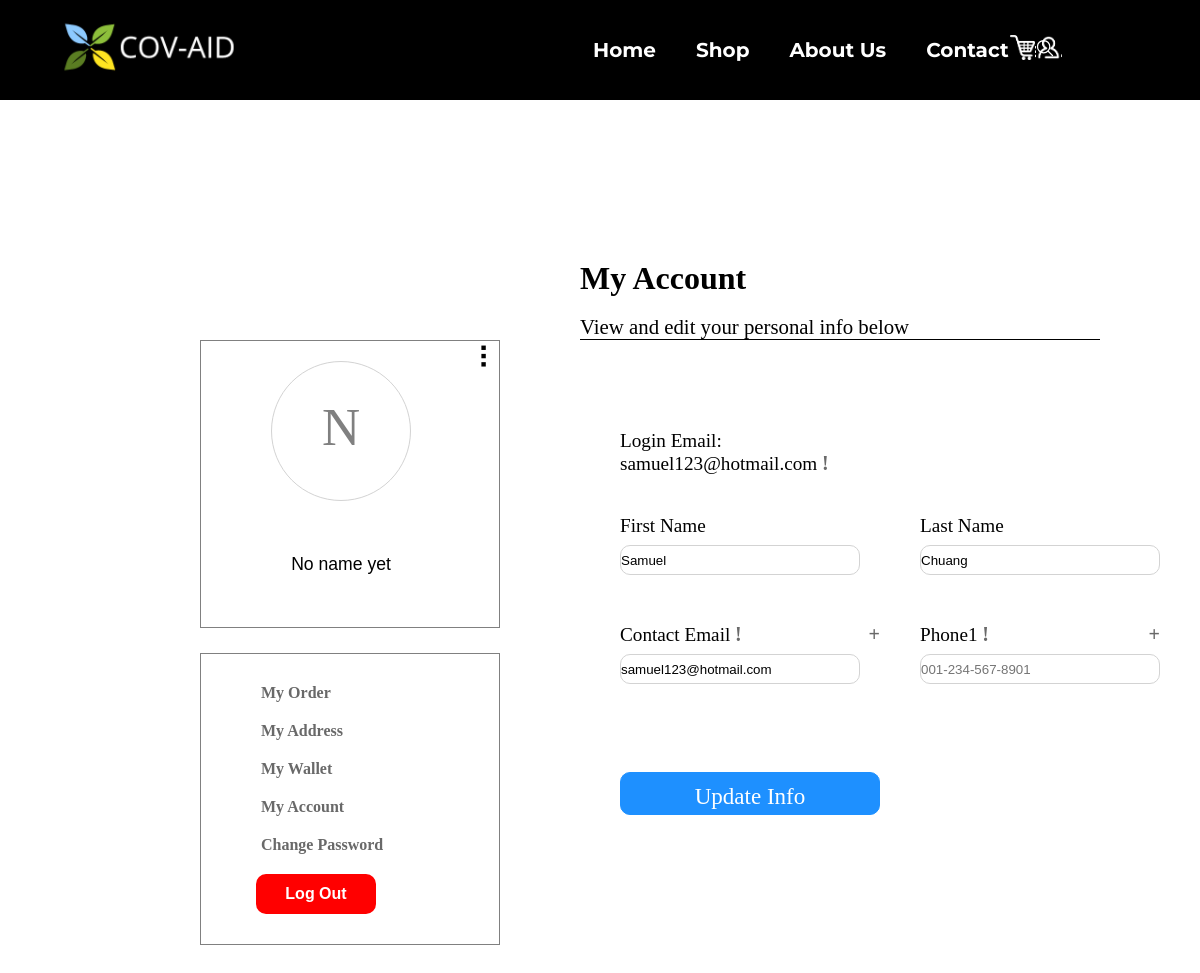
Page /UserPage.php (signed in) on the committed database.
### tables this page shows
CREATE TABLE `profile` (
  `id` int(11) NOT NULL,
  `picture` blob NOT NULL,
  `user_name` varchar(256) NOT NULL,
  `user_id` varchar(256) NOT NULL
);

CREATE TABLE `user_info` (
  `user_id` varchar(256) NOT NULL,
  `password` varchar(256) NOT NULL,
  `id` int(11) NOT NULL,
  `user_first` varchar(256) NOT NULL,
  `user_last` varchar(256) NOT NULL,
  `user_email1` varchar(256) NOT NULL,
  `user_email2` varchar(256) NOT NULL,
  `phone1` varchar(256) NOT NULL,
  `phone2` varchar(256) NOT NULL
);

### UserPage.php (the view, shortened to what this page needs)
<?php
     include("includes/header.php");
     include("includes/ConnectDB.php");
   $id=(isset($_SESSION['user_id']))?$_SESSION['user_id']:"NoID";
   $sql = "SELECT * FROM user_info";
   $retval = mysqli_query( $conn,$sql);
    $result=mysqli_num_rows($retval);
    $last='';
    $first="";
    $email1="";
    $phone1="";
        if($result>0){
          while ( $row = mysqli_fetch_assoc($retval)){
            if ($row['user_id']===	$id){
                  $first=$row['user_first'];
                 $last=$row['user_last'];
                 $email1=$row['user_email1'];
                 $phone1=$row['phone1'];
            }
        }
      }
     $username='No name yet';
    $sql = "SELECT * FROM profile";
    $retval = mysqli_query( $conn,$sql);
    $result=mysqli_num_rows($retval);
    if($result>0){
          while ( $row = mysqli_fetch_assoc($retval)){
             if($row['user_id']===$id){
               $username=$row['user_name'];
             }
          }
    }
    $sql = "SELECT * FROM profile";
    $color="#FFFFFF";
    $retval = mysqli_query( $conn,$sql);
    $result=mysqli_num_rows($retval);
    if($result>0){
          while ( $row = mysqli_fetch_assoc($retval)){
             if($row['user_id']===$id){
                $color=$row['picture'];
             }
          }
    }
?>
<link rel="stylesheet" href="css/UserPage.css" />
<main>
	<div style="width:100%;height:70%; top:10px;position:relative;to:140px;padding-top:0px;">
		<div class="div0">
			<div class="div1" id="div1">
				<span id="EditP" class="EditP"></span>
				<form action='' id="proform" method="post" enctype="multipart/form-data">
					<table class="div1_table">
						<tr>
							<td colspan="2">
								<div class="ProP" style="background-color:<?php echo (isset($color))?$color:""; ?>;color:gray;text-align:center;font-size:3.3em;padding:35px;" id='propic'>
									<span><?php echo substr($username,0,1)?></span>
								</div>
							</td>
						</tr>
						<tr>
							<td colspan="2"><span class="ProName"><input type="text" class="ProNameInput" name="username" id="ProNameInput" value="<?php echo $username;?>" /></span></td>
						</tr>
					</table>
				</form>
			</div>
			<div class="div2">
				<table class="div2_table">
					<tr>
						<td><span class="list" id="MyOrder">My Order</span></td>
					</tr>
					<tr>
						<td><span class="list" id="MyAddress">My Address</span></td>
					</tr>
					<tr>
						<td><span class="list" id="MyWallet">My Wallet</span></td>
					</tr>
					<tr>
						<td><span class="list" id="MyAccount">My Account</span></td>
					</tr>
					<tr>
						<td><span class="list" id="changepwd">Change Password</span></td>
					</tr>
					<tr>
						<td>
							<form action='' method="post"><input class='list' type="submit" style="color:white;font-weight:900;font-size:1.0em; font-family:sans-serif;border:0 none;background-color:red;width:120px;margin-left:-5px;float:left;height:40px;" id="logout" name="logout" value="Log Out" /></form>
						</td>
					</tr>
				</table>
			</div>
		</div>
		<div class="div3" id="div3">
			<div>
				<span class="listTitle">My Account<br /></span>
				<br />
				<span style="font-size: 1.3em;">View and edit your personal info below</span>
			</div>
			<div style="height: 700px;">
				<form class="MyAccountForm" action="" method="post" id="MyAccountForm">
					<table class="MyAccountTable">
						<tr>
							<td><label class="UserEmail" id="UserEmail">Login Email:<br /><?php echo $_SESSION['user_id'] ?></label>
								<div class="popup" id="popup">
								</div>
							</td>
						</tr>
						<tr>
							<td>
								First Name<br /><input type="text" id="SavedFirstName" style="padding-left:0px;" name="user_first" class="Inputfield" value="<?php echo $first; ?>" placeholder="eg. Kate" maxlength="10" />
							</td>
							<td>Last Name<br /><input type="text" id="SavedLastName" style="padding-left:0px;" name="user_last" class="Inputfield" value="<?php echo $last; ?>" placeholder="eg.Sims" maxlength="10" /></td>
						</tr>
						<tr>
							<td><label for="ContactEmail" id="ChangedLable0">Contact Email</label>
								<label id="ChangedIcon1" class="plus"></label>
								<div class="popup" id="ChangedIcon1">
								</div>
								<br />
								<input type="text" id="ContactEmail" class="Inputfield" style="padding-left:0px;" name="user_email1" value="<?php echo $email1; ?>" placeholder="Katesims@(hotmail.com/gmail.com/outlook.com)" />
							</td>
							<td><label for="SavedPhone" id="ChangedLabel1">Phone1</label>
								<label id="ChangedIcon2" class="plus"></label>
								<div class="popup" id="ChangedIcon2">
								</div>
								<br />
								<input type="text" id="SavedPhone" name="user_phone1" style="padding-left:0px;" class="Inputfield" value="<?php echo $phone1; ?>" placeholder="001-234-567-8901" maxlength="16" />
							</td>
						</tr>
						<tr>
							<td><input class="UpdateAccount" type="submit" id="update_info" name="submit1" value="Update Info" /></td>
						</tr>
					</table>
				</form>
			</div>
		</div>
	</div>
</main>
</body>
</html>

### css/homepage.css (style rules this page uses)
* { box-sizing: border-box; margin: 0; padding: 0; }
body { font-family: "Montserrat", sans-serif; }
main { width: 90vw; margin: 0 auto; padding: 30px 20px; min-height: calc(60vw - 154px - 58.4px); }
input[type=text] { padding: 10px 25px; margin: 8px 0; box-sizing: border-box; border-radius: 10px; }
input[type=submit] { box-sizing: border-box; border-radius: 10px; padding: 10px 25px; }

### css/UserPage.css (style rules this page uses)
body { font-family: "Times New Roman", Times, serif; overflow: scroll; }
.div0 { margin-left: 120px; margin-top: 200px; width: 300px;; float: left; position: relative; direction: ltr; }
.div1 { position: relative; border: thin solid gray; position: relative; }
.div1_table { position: relative; border-spacing: 20px; margin-left: 30px; }
.EditP { font-size: 30px; float: right; position: relative; }
.EditP:after { content: "\2807"; cursor: pointer; }
.ProP { position: relative; display: inline-block; border-radius: 50%; width: 140px; height: 140px; border: thin solid lightgray; position: relative; left: 20px; }
.ProNameInput { border: 0 none; width: 180px; height: 30px; text-align: center; font-size: 1.1em; pointer-events: none; }
.div2 { position: relative; margin-top: 25px; border: thin solid gray; }
.div2_table { position: relative; border-spacing: 20px; padding: 10px; margin-left: 30px; }
.list { font-size=1.2em; color: dimgray; font-weight: 900; }
.div3 { display: block; position: absolute; margin-left: 500px; margin-top: 120px; width: 50%; height: 700px; float: right; }
.listTitle { font-size: 2em; font-weight: bold; color: black; }
.MyAccountForm { border-top: thin solid black; font-size: 1.2em; padding-top: 50px; }
.MyAccountTable { border-spacing: 40px; }
.UserEmail { color: black; font-size: 1em; }
.UpdateAccount { font-family: "Times New Roman", Times, serif; display: inline-block; width: 260px; height: 43px; padding-top: 4px; text-align: center; background-color: dodgerblue; border: thin solid dodgerblue; color: white; font-size: 1.2em; }
.Inputfield { width: 240px; height: 30px; border: thin solid lightgray; background-color: white; color: black; }
.plus { float: right; }
.plus:after { position: relative; content: "\002B"; font-size: 20px; font-weight: bold; color: dimgray; }
.popup { position: relative; display: inline-block; cursor: pointer; }
.popup:after { content: " \0021"; font-size: 20px; font-weight: bold; color: dimgray; cursor: pointer; }

### rows in the picture
profile: user_name "N", username "No name yet"
user_info: user_first "Samuel", user_last "Chuang", user_email1 "samuel123@hotmail.com"

### other values in the picture
$_SESSION['user_id'] "samuel123@hotmail.com"
